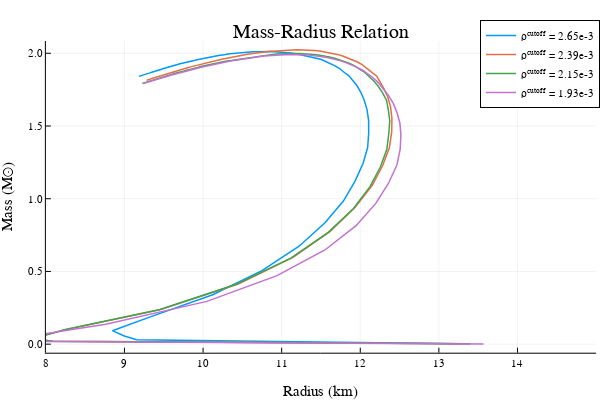

Write notebook code for a chart like this one.
### Code cell
ρ₀ = collect(1.0e-5:1.0e-4:1.0e-2);
x_interval = [0.0 2.121710214285006e-13; 2.121710214285006e-13 0.0001708425278880242; 0.0001708425278880242 0.0010727599415600536; 0.0010727599415600536 0.001700692692771716; 0.001700692692771716 0.0019366938762646454; 0.0019366938762646454 0.007690387374332126];
y_interval = [0.0 1.096376754968612e-5; 1.096376754968612e-5 0.0055294373444785315; 0.0055294373444785315 0.2547646587774711; 0.2547646587774711 0.3853417266187098; 0.3853417266187098 0.38445445767621794; 0.38445445767621794 0.6934721512519161];
M,R = make_TOV_sequence(ρ₀, piece_wise_linear_csound, [x_interval, y_interval])

@time begin
    M,R = make_TOV_sequence(ρ₀, piece_wise_linear_csound, [x_interval, y_interval])
end

plotlyjs()
plot!(R*1.478, M, linewidth = 1.5, label = "ρᶜᵘᵗᵒᶠᶠ = 1.93e-3")
